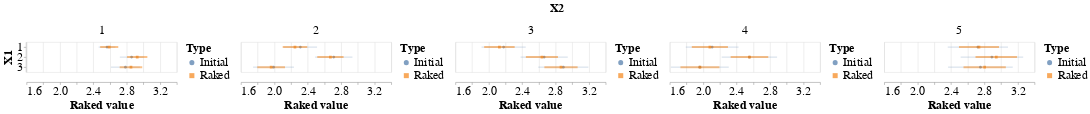

The cell this chart's notebook holds for it:
### Markdown cell above
We plot initial values and raked values with their uncertainties (plus or minus the standard deviation).

### Code cell
bar = alt.Chart(df_raked).mark_errorbar(clip=True, opacity=0.5).encode(
    alt.X('Upper:Q', scale=alt.Scale(zero=False), axis=alt.Axis(title='Raked value')),
    alt.X2('Lower:Q'),
    alt.Y('X1:N', axis=alt.Axis(title='X1')),
    color=alt.Color('Type:N', legend=None),
    strokeWidth=alt.StrokeWidth('width:Q', legend=None)
)
point = alt.Chart(df_raked).mark_point(
    filled=True
).encode(
    alt.X('Value:Q'),
    alt.Y('X1:N'),
    color=alt.Color('Type:N'),
    shape=alt.Shape('Type:N')
)
chart = alt.layer(point, bar).resolve_scale(
    shape='independent',
    color='independent'
).facet(
    column=alt.Column('X2:N', header=alt.Header(title='X2', titleFontSize=24, labelFontSize=24)),
).configure_axis(
    labelFontSize=24,
    titleFontSize=24
).configure_legend(
    labelFontSize=24,
    titleFontSize=24
)
chart

### Figure 1 — Vega-Lite specification as saved in the notebook (floating-point values rounded to 4 significant figures)
{"config": {"view": {"continuousWidth": 300, "continuousHeight": 300}, "axis": {"labelFontSize": 24, "titleFontSize": 24}, "legend": {"labelFontSize": 24, "titleFontSize": 24}}, "data": {"name": "data-87688b60c08d475708ca8cb0a3745b12"}, "facet": {"column": {"field": "X2", "header": {"labelFontSize": 24, "title": "X2", "titleFontSize": 24}, "type": "nominal"}}, "spec": {"layer": [{"mark": {"type": "point", "filled": true}, "encoding": {"color": {"field": "Type", "type": "nominal"}, "shape": {"field": "Type", "type": "nominal"}, "x": {"field": "Value", "type": "quantitative"}, "y": {"field": "X1", "type": "nominal"}}}, {"mark": {"type": "errorbar", "clip": true, "opacity": 0.5}, "encoding": {"color": {"field": "Type", "legend": null, "type": "nominal"}, "strokeWidth": {"field": "width", "legend": null, "type": "quantitative"}, "x": {"axis": {"title": "Raked value"}, "field": "Upper", "scale": {"zero": false}, "type": "quantitative"}, "x2": {"field": "Lower"}, "y": {"axis": {"title": "X1"}, "field": "X1", "type": "nominal"}}}], "resolve": {"scale": {"color": "independent", "shape": "independent"}}}, "$schema": "https://vega.github.io/schema/vega-lite/v5.20.1.json", "datasets": {"data-87688b60c08d475708ca8cb0a3745b12": [{"X1": 1, "X2": 1, "Value": 2.564, "Type": "Initial", "width": 1, "variance": 0.01, "Upper": 2.664, "Lower": 2.464}, {"X1": 2, "X2": 1, "Value": 2.858, "Type": "Initial", "width": 1, "variance": 0.02, "Upper": 3.0, "Lower": 2.717}, {"X1": 3, "X2": 1, "Value": 2.784, "Type": "Initial", "width": 1, "variance": 0.03, "Upper": 2.957, "Lower": 2.611}, {"X1": 1, "X2": 2, "Value": 2.311, "Type": "Initial", "width": 1, "variance": 0.04, "Upper": 2.511, "Lower": 2.111}, {"X1": 2, "X2": 2, "Value": 2.711, "Type": "Initial", "width": 1, "variance": 0.05, "Upper": 2.934, "Lower": 2.487}, {"X1": 3, "X2": 2, "Value": 1.99, "Type": "Initial", "width": 1, "variance": 0.06, "Upper": 2.235, "Lower": 1.745}, {"X1": 1, "X2": 3, "Value": 2.178, "Type": "Initial", "width": 1, "variance": 0.07, "Upper": 2.442, "Lower": 1.913}, {"X1": 2, "X2": 3, "Value": 2.663, "Type": "Initial", "width": 1, "variance": 0.08, "Upper": 2.946, "Lower": 2.38}, {"X1": 3, "X2": 3, "Value": 2.893, "Type": "Initial", "width": 1, "variance": 0.09, "Upper": 3.193, "Lower": 2.593}, {"X1": 1, "X2": 4, "Value": 2.107, "Type": "Initial", "width": 1, "variance": 0.1, "Upper": 2.423, "Lower": 1.791}, {"X1": 2, "X2": 4, "Value": 2.553, "Type": "Initial", "width": 1, "variance": 0.11, "Upper": 2.885, "Lower": 2.221}, {"X1": 3, "X2": 4, "Value": 1.959, "Type": "Initial", "width": 1, "variance": 0.12, "Upper": 2.306, "Lower": 1.613}, {"X1": 1, "X2": 5, "Value": 2.721, "Type": "Initial", "width": 1, "variance": 0.13, "Upper": 3.082, "Lower": 2.361}, {"X1": 2, "X2": 5, "Value": 2.889, "Type": "Initial", "width": 1, "variance": 0.14, "Upper": 3.263, "Lower": 2.515}, {"X1": 3, "X2": 5, "Value": 2.752, "Type": "Initial", "width": 1, "variance": 0.15, "Upper": 3.139, "Lower": 2.364}, {"X1": 1, "X2": 1, "Value": 2.59, "Type": "Raked", "width": 2, "variance": 0.01175, "Upper": 2.698, "Lower": 2.482}, {"X1": 2, "X2": 1, "Value": 2.925, "Type": "Raked", "width": 2, "variance": 0.01475, "Upper": 3.047, "Lower": 2.804}, {"X1": 3, "X2": 1, "Value": 2.85, "Type": "Raked", "width": 2, "variance": 0.01823, "Upper": 2.985, "Lower": 2.715}, {"X1": 1, "X2": 2, "Value": 2.247, "Type": "Raked", "width": 2, "variance": 0.02155, "Upper": 2.393, "Lower": 2.1}, {"X1": 2, "X2": 2, "Value": 2.671, "Type": "Raked", "width": 2, "variance": 0.0248, "Upper": 2.829, "Lower": 2.514}, {"X1": 3, "X2": 2, "Value": 1.961, "Type": "Raked", "width": 2, "variance": 0.02753, "Upper": 2.127, "Lower": 1.796}, {"X1": 1, "X2": 3, "Value": 2.127, "Type": "Raked", "width": 2, "variance": 0.03338, "Upper": 2.31, "Lower": 1.944}, {"X1": 2, "X2": 3, "Value": 2.636, "Type": "Raked", "width": 2, "variance": 0.03686, "Upper": 2.828, "Lower": 2.444}, {"X1": 3, "X2": 3, "Value": 2.865, "Type": "Raked", "width": 2, "variance": 0.03953, "Upper": 3.063, "Lower": 2.666}, {"X1": 1, "X2": 4, "Value": 2.08, "Type": "Raked", "width": 2, "variance": 0.04683, "Upper": 2.296, "Lower": 1.863}, {"X1": 2, "X2": 4, "Value": 2.554, "Type": "Raked", "width": 2, "variance": 0.05072, "Upper": 2.779, "Lower": 2.328}, {"X1": 3, "X2": 4, "Value": 1.96, "Type": "Raked", "width": 2, "variance": 0.0545, "Upper": 2.194, "Lower": 1.727}, {"X1": 1, "X2": 5, "Value": 2.734, "Type": "Raked", "width": 2, "variance": 0.05742, "Upper": 2.974, "Lower": 2.495}, {"X1": 2, "X2": 5, "Value": 2.941, "Type": "Raked", "width": 2, "variance": 0.06181, "Upper": 3.19, "Lower": 2.693}, {"X1": 3, "X2": 5, "Value": 2.802, "Type": "Raked", "width": 2, "variance": 0.06419, "Upper": 3.056, "Lower": 2.549}]}}
